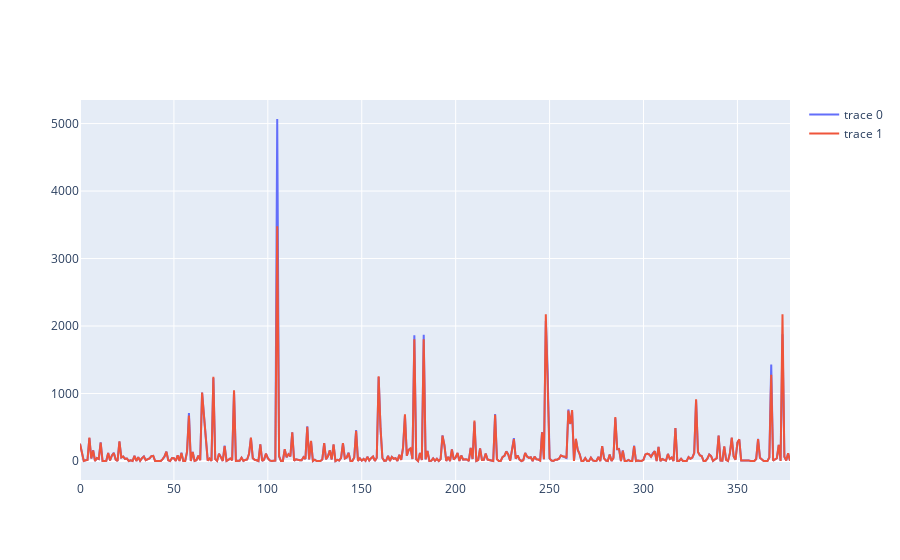

Write notebook code for a chart like this one.
### Code cell
import plotly.graph_objects as go

fig = go.Figure(data=[go.Scatter(y=y_test.values),
                      go.Scatter(y=final_model_predictions)])
fig.show()

### Figure 1 — Plotly figure (JSON) as saved in the notebook; plotly's stock layout.template omitted (floating-point values rounded to 4 significant figures; data arrays with more than 128 entries replaced by an {"elided": "..."} marker saying what was removed)
{"data": [{"type": "scatter", "y": {"elided": "379 int values"}}, {"type": "scatter", "y": {"elided": "379 float values"}}], "layout": {}}
